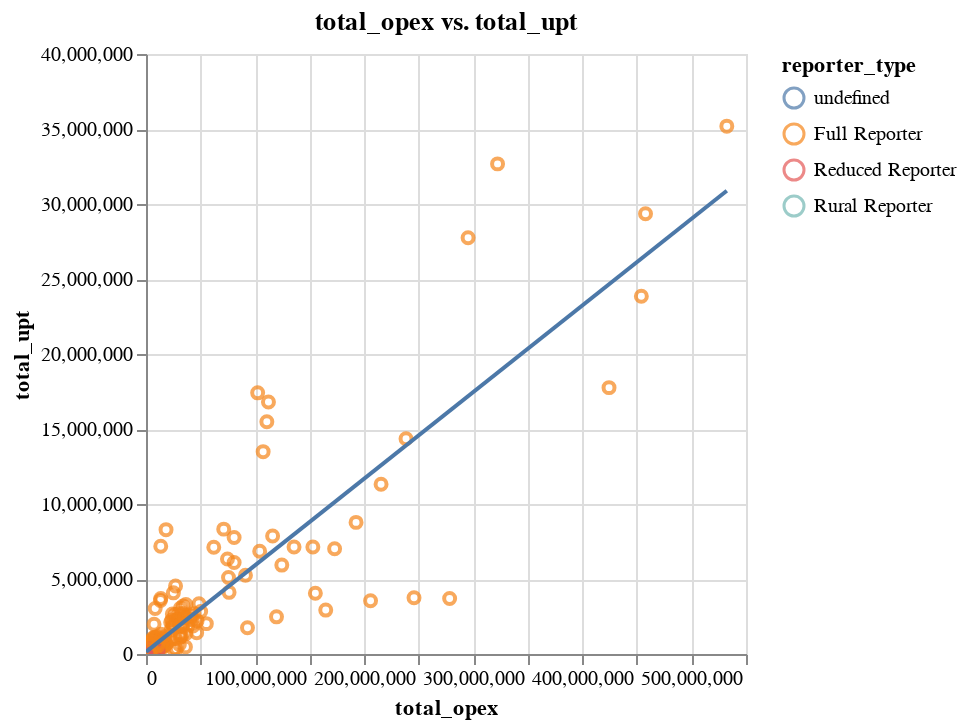

The cell this chart's notebook holds for it:
### Code cell
#Operating cost per trip(?) (upt or like, gtfs trip)

make_scatter(
    agg_metrics_no_outliers,
    "total_opex",
    "total_upt",
    color = "reporter_type"
)

### Figure 1 — Vega-Lite specification as saved in the notebook (floating-point values rounded to 4 significant figures; data arrays with more than 128 entries replaced by an {"elided": "..."} marker saying what was removed)
{"config": {"view": {"continuousWidth": 300, "continuousHeight": 300}}, "layer": [{"mark": {"type": "point"}, "encoding": {"color": {"field": "reporter_type", "type": "nominal"}, "tooltip": [{"field": "total_opex", "type": "quantitative"}, {"field": "total_upt", "type": "quantitative"}, {"field": "agency", "type": "nominal"}], "x": {"field": "total_opex", "type": "quantitative"}, "y": {"field": "total_upt", "type": "quantitative"}}, "name": "view_3", "title": "total_opex vs. total_upt"}, {"mark": {"type": "line"}, "encoding": {"color": {"field": "reporter_type", "type": "nominal"}, "tooltip": [{"field": "total_opex", "type": "quantitative"}, {"field": "total_upt", "type": "quantitative"}, {"field": "agency", "type": "nominal"}], "x": {"field": "total_opex", "type": "quantitative"}, "y": {"field": "total_upt", "type": "quantitative"}}, "title": "total_opex vs. total_upt", "transform": [{"on": "total_opex", "regression": "total_upt"}]}], "data": {"name": "data-37f63450d1e6173462a08b14ae7142fa"}, "params": [{"name": "param_7", "select": {"type": "interval", "encodings": ["x", "y"]}, "bind": "scales", "views": ["view_3"]}], "$schema": "https://vega.github.io/schema/vega-lite/v5.17.0.json", "datasets": {"data-37f63450d1e6173462a08b14ae7142fa": {"elided": "320 records"}}}
